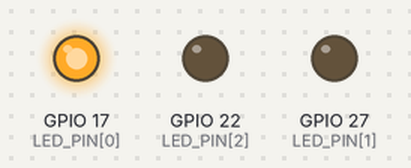
A program run on a simulated Raspberry Pi (BCM pin numbers). Shown: output pins drawn as LEDs (lit = HIGH). At 7.5 s the program stops and its outputs stay as they are.

Above: at 0.1 s.
At 2.6 s:
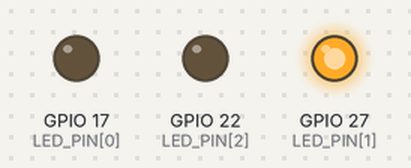
At 5.1 s:
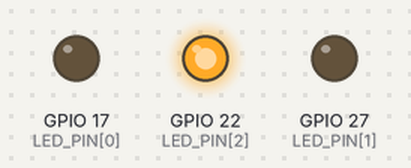
At 7.1 s:
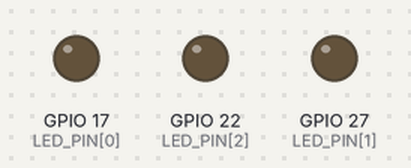
Timing chart, 0 to 8.6 s (numbered marks = the images above):
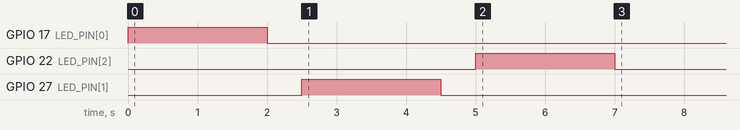

Measured:
- by itself, GPIO 17 (LED_PIN[0]): LOW → HIGH at 0.00 s, → LOW 2.0 s later
- by itself, GPIO 22 (LED_PIN[2]): LOW → HIGH at 5.0 s, → LOW 2.0 s later
- by itself, GPIO 27 (LED_PIN[1]): LOW → HIGH at 2.5 s, → LOW 2.0 s later

The program:

led_blink_task.py
```python
import RPi.GPIO as GPIO
import time

LED_PIN = [17, 27, 22]

GPIO.setmode(GPIO.BCM)
for i in range(3):
    GPIO.setup(LED_PIN[i], GPIO.OUT)

for i in range(3):
    GPIO.output(LED_PIN[i], GPIO.HIGH)
    time.sleep(2)
    GPIO.output(LED_PIN[i], GPIO.LOW)
    time.sleep(0.5)

GPIO.cleanup()      # GPIO 핀 상태 초기화
```
